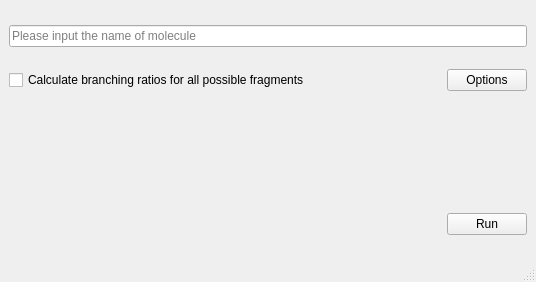
<?xml version="1.0" encoding="UTF-8"?>
<ui version="4.0">
 <class>BranchingRatios</class>
 <widget class="QMainWindow" name="BranchingRatios">
  <property name="geometry">
   <rect>
    <x>0</x>
    <y>0</y>
    <width>536</width>
    <height>282</height>
   </rect>
  </property>
  <property name="windowTitle">
   <string>Branching Ratios</string>
  </property>
  <widget class="QWidget" name="centralwidget">
   <layout class="QVBoxLayout" name="verticalLayout">
    <item>
     <widget class="QLineEdit" name="MoleculeEdit">
      <property name="placeholderText">
       <string>Please input the name of molecule</string>
      </property>
     </widget>
    </item>
    <item>
     <layout class="QHBoxLayout" name="CheckBoxLayout">
      <item>
       <widget class="QCheckBox" name="ComputeRatios">
        <property name="text">
         <string>Calculate branching ratios for all possible fragments</string>
        </property>
       </widget>
      </item>
      <item>
       <spacer name="horizontalSpacer">
        <property name="orientation">
         <enum>Qt::Horizontal</enum>
        </property>
        <property name="sizeHint" stdset="0">
         <size>
          <width>40</width>
          <height>20</height>
         </size>
        </property>
       </spacer>
      </item>
      <item>
       <widget class="QPushButton" name="OptionButton">
        <property name="sizePolicy">
         <sizepolicy hsizetype="Minimum" vsizetype="Fixed">
          <horstretch>0</horstretch>
          <verstretch>0</verstretch>
         </sizepolicy>
        </property>
        <property name="text">
         <string>Options</string>
        </property>
       </widget>
      </item>
     </layout>
    </item>
    <item>
     <layout class="QHBoxLayout" name="RunButtonLayout">
      <property name="leftMargin">
       <number>0</number>
      </property>
      <property name="topMargin">
       <number>100</number>
      </property>
      <item>
       <spacer name="horizontalSpacer_2">
        <property name="orientation">
         <enum>Qt::Horizontal</enum>
        </property>
        <property name="sizeHint" stdset="0">
         <size>
          <width>40</width>
          <height>20</height>
         </size>
        </property>
       </spacer>
      </item>
      <item>
       <widget class="QPushButton" name="RunButton">
        <property name="sizePolicy">
         <sizepolicy hsizetype="Maximum" vsizetype="Fixed">
          <horstretch>0</horstretch>
          <verstretch>0</verstretch>
         </sizepolicy>
        </property>
        <property name="text">
         <string>Run</string>
        </property>
       </widget>
      </item>
     </layout>
    </item>
   </layout>
  </widget>
  <widget class="QMenuBar" name="menubar">
   <property name="geometry">
    <rect>
     <x>0</x>
     <y>0</y>
     <width>536</width>
     <height>22</height>
    </rect>
   </property>
  </widget>
  <widget class="QStatusBar" name="statusbar"/>
 </widget>
 <resources/>
 <connections/>
</ui>
